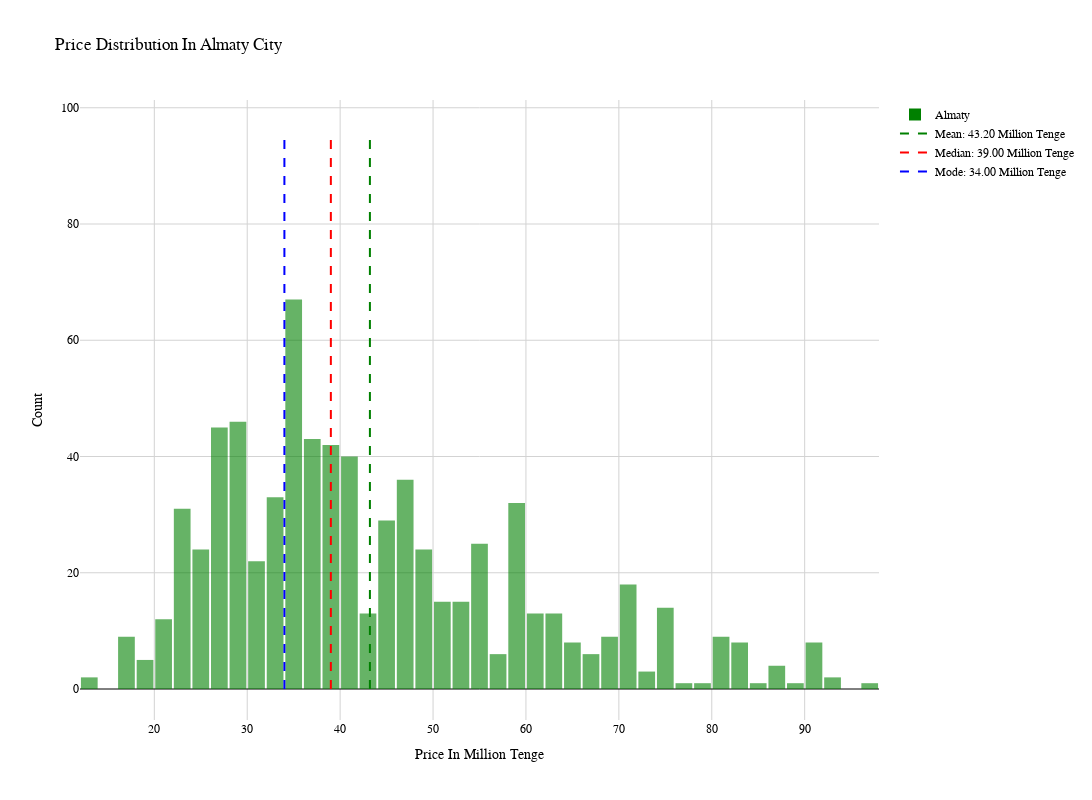

The notebook cell saved with this chart:
### Code cell
import plotly.graph_objects as go

df_almaty = df_final_filtered[df_final_filtered['Город'] == 'Алматы']
df_almaty_mean = df_almaty['Цена в тг'].mean()
df_almaty_median = df_almaty['Цена в тг'].median()
df_almaty_mode = df_almaty['Цена в тг'].mode()[0]

fig_almaty = go.Figure()


fig_almaty.add_trace(go.Histogram(x=df_almaty['Цена в тг'], nbinsx=50, name='Almaty', marker=dict(color='green', opacity=0.6)))

fig_almaty.add_trace(go.Scatter(x=[df_almaty_mean, df_almaty_mean], y=[0, max(df_almaty['Цена в тг'])], 
                               mode='lines', line=dict(color='green', dash='dash'),
                               name=f'Mean: {df_almaty_mean:.2f} Million Tenge' ))


fig_almaty.add_trace(go.Scatter(x=[df_almaty_median, df_almaty_median], y=[0, max(df_almaty['Цена в тг'])], 
                               mode='lines', line=dict(color='red', dash='dash'),
                               name=f'Median: {df_almaty_median:.2f} Million Tenge'))

fig_almaty.add_trace(go.Scatter(x=[df_almaty_mode, df_almaty_mode], y=[0, max(df_almaty['Цена в тг'])], 
                               mode='lines', line=dict(color='blue', dash='dash'),
                               name=f'Mode: {df_almaty_mode:.2f} Million Tenge'))

fig_almaty.update_layout(
    title_text="Price Distribution In Almaty City", 
    height=800, 
    width=1500,
    xaxis_title="Price In Million Tenge",
    yaxis_title="Count",
    bargap=0.1,
    plot_bgcolor='white',  
    font=dict(family="Arial", size=12, color="black"),
    xaxis=dict(
        showgrid=True, 
        gridcolor='lightgray', 
        zeroline=True,  
        zerolinecolor='black', 
        zerolinewidth=1 
    ),
    yaxis=dict(
        showgrid=True,  
        gridcolor='lightgray', 
        zeroline=True, 
        zerolinecolor='black', 
        zerolinewidth=1  
    )
)

fig_almaty.show()

### Figure 1 — Plotly figure (JSON) as saved in the notebook; plotly's stock layout.template omitted (floating-point values rounded to 4 significant figures; data arrays with more than 128 entries replaced by an {"elided": "..."} marker saying what was removed)
{"data": [{"marker": {"color": "green", "opacity": 0.6}, "name": "Almaty", "nbinsx": 50, "type": "histogram", "x": {"elided": "736 float values"}}, {"line": {"color": "green", "dash": "dash"}, "mode": "lines", "name": "Mean: 43.20 Million Tenge", "type": "scatter", "x": [43.2, 43.2], "y": [0, 96]}, {"line": {"color": "red", "dash": "dash"}, "mode": "lines", "name": "Median: 39.00 Million Tenge", "type": "scatter", "x": [39, 39], "y": [0, 96]}, {"line": {"color": "blue", "dash": "dash"}, "mode": "lines", "name": "Mode: 34.00 Million Tenge", "type": "scatter", "x": [34, 34], "y": [0, 96]}], "layout": {"bargap": 0.1, "font": {"color": "black", "family": "Arial", "size": 12}, "height": 800, "plot_bgcolor": "white", "title": {"text": "Price Distribution In Almaty City"}, "width": 1500, "xaxis": {"gridcolor": "lightgray", "showgrid": true, "title": {"text": "Price In Million Tenge"}, "zeroline": true, "zerolinecolor": "black", "zerolinewidth": 1}, "yaxis": {"gridcolor": "lightgray", "showgrid": true, "title": {"text": "Count"}, "zeroline": true, "zerolinecolor": "black", "zerolinewidth": 1}}}
